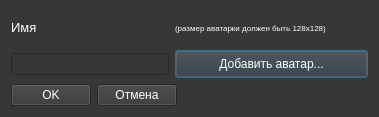
<?xml version="1.0" encoding="UTF-8"?>
<ui version="4.0">
 <class>Dialog</class>
 <widget class="QDialog" name="Dialog">
  <property name="enabled">
   <bool>true</bool>
  </property>
  <property name="geometry">
   <rect>
    <x>0</x>
    <y>0</y>
    <width>379</width>
    <height>117</height>
   </rect>
  </property>
  <property name="minimumSize">
   <size>
    <width>379</width>
    <height>117</height>
   </size>
  </property>
  <property name="maximumSize">
   <size>
    <width>379</width>
    <height>117</height>
   </size>
  </property>
  <property name="windowTitle">
   <string>Новый пользователь</string>
  </property>
  <property name="styleSheet">
   <string notr="true">background-color: rgb(55, 55, 55);
color: rgb(255, 255, 255);</string>
  </property>
  <layout class="QVBoxLayout" name="verticalLayout">
   <item>
    <layout class="QGridLayout" name="gridLayout">
     <item row="0" column="0">
      <widget class="QLabel" name="label">
       <property name="font">
        <font>
         <pointsize>10</pointsize>
        </font>
       </property>
       <property name="styleSheet">
        <string notr="true"/>
       </property>
       <property name="text">
        <string>Имя</string>
       </property>
      </widget>
     </item>
     <item row="1" column="0">
      <widget class="QLineEdit" name="name"/>
     </item>
     <item row="1" column="1">
      <widget class="QPushButton" name="add_avatar_btn">
       <property name="minimumSize">
        <size>
         <width>193</width>
         <height>28</height>
        </size>
       </property>
       <property name="maximumSize">
        <size>
         <width>193</width>
         <height>28</height>
        </size>
       </property>
       <property name="text">
        <string>Добавить аватар...</string>
       </property>
      </widget>
     </item>
     <item row="0" column="1">
      <widget class="QLabel" name="label_2">
       <property name="font">
        <font>
         <pointsize>6</pointsize>
        </font>
       </property>
       <property name="text">
        <string>(размер аватарки должен быть 128x128)</string>
       </property>
      </widget>
     </item>
    </layout>
   </item>
   <item>
    <layout class="QHBoxLayout" name="horizontalLayout">
     <item>
      <widget class="QPushButton" name="ok_button">
       <property name="text">
        <string>OK</string>
       </property>
      </widget>
     </item>
     <item>
      <widget class="QPushButton" name="cancel_button">
       <property name="text">
        <string>Отмена</string>
       </property>
      </widget>
     </item>
     <item>
      <spacer name="horizontalSpacer">
       <property name="orientation">
        <enum>Qt::Horizontal</enum>
       </property>
       <property name="sizeHint" stdset="0">
        <size>
         <width>40</width>
         <height>20</height>
        </size>
       </property>
      </spacer>
     </item>
    </layout>
   </item>
  </layout>
 </widget>
 <resources/>
 <connections/>
</ui>
